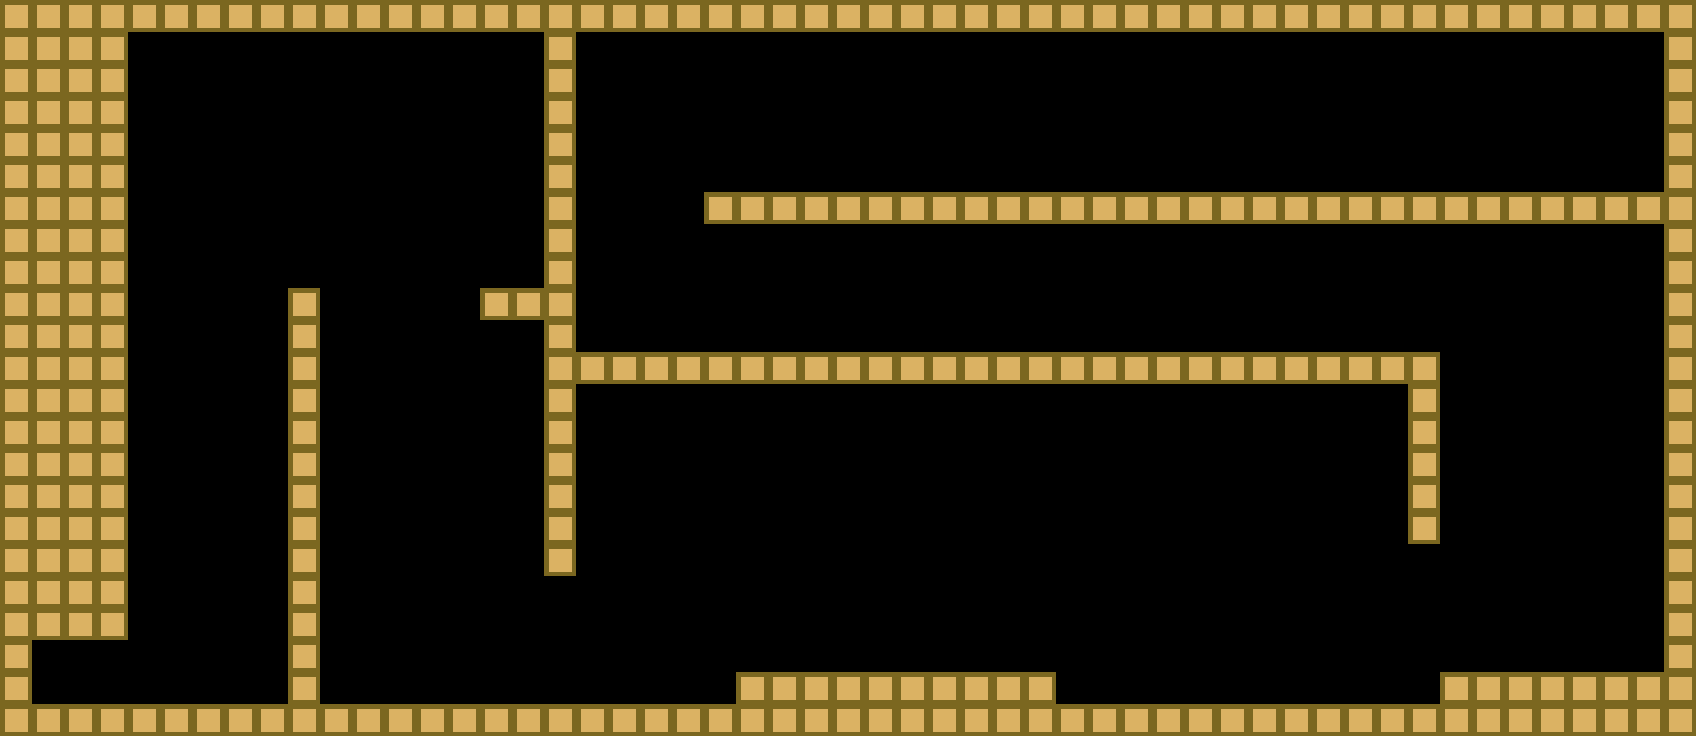

The image is a tile-based game level rendered from a .tmx file. Its description and complete source (layers, tilesets, objects, tile grids) follow:
An orthogonal 53x23 tile map with 32x32 px tiles, 1 tile layer (Tile Layer 1).

<map version="1.2" tiledversion="1.2.4" orientation="orthogonal" renderorder="right-down" width="53" height="23" tilewidth="32" tileheight="32" infinite="0" nextlayerid="2" nextobjectid="1">
 <tileset firstgid="1" name="tiles2" tilewidth="32" tileheight="32" tilecount="13" columns="1">
  <image source="tiles2.png" width="32" height="416" />
 </tileset>
 <layer id="1" name="Tile Layer 1" width="53" height="23">
  <data encoding="csv">
6,6,6,6,6,6,6,6,6,6,6,6,6,6,6,6,6,6,6,6,6,6,6,6,6,6,6,6,6,6,6,6,6,6,6,6,6,6,6,6,6,6,6,6,6,6,6,6,6,6,6,6,6,
6,6,6,6,0,0,0,0,0,0,0,0,0,0,0,0,0,6,0,0,0,0,0,0,0,0,0,0,0,0,0,0,0,0,0,0,0,0,0,0,0,0,0,0,0,0,0,0,0,0,0,0,6,
6,6,6,6,0,0,0,0,0,0,0,0,0,0,0,0,0,6,0,0,0,0,0,0,0,0,0,0,0,0,0,0,0,0,0,0,0,0,0,0,0,0,0,0,0,0,0,0,0,0,0,0,6,
6,6,6,6,0,0,0,0,0,0,0,0,0,0,0,0,0,6,0,0,0,0,0,0,0,0,0,0,0,0,0,0,0,0,0,0,0,0,0,0,0,0,0,0,0,0,0,0,0,0,0,0,6,
6,6,6,6,0,0,0,0,0,0,0,0,0,0,0,0,0,6,0,0,0,0,0,0,0,0,0,0,0,0,0,0,0,0,0,0,0,0,0,0,0,0,0,0,0,0,0,0,0,0,0,0,6,
6,6,6,6,0,0,0,0,0,0,0,0,0,0,0,0,0,6,0,0,0,0,0,0,0,0,0,0,0,0,0,0,0,0,0,0,0,0,0,0,0,0,0,0,0,0,0,0,0,0,0,0,6,
6,6,6,6,0,0,0,0,0,0,0,0,0,0,0,0,0,6,0,0,0,0,6,6,6,6,6,6,6,6,6,6,6,6,6,6,6,6,6,6,6,6,6,6,6,6,6,6,6,6,6,6,6,
6,6,6,6,0,0,0,0,0,0,0,0,0,0,0,0,0,6,0,0,0,0,0,0,0,0,0,0,0,0,0,0,0,0,0,0,0,0,0,0,0,0,0,0,0,0,0,0,0,0,0,0,6,
6,6,6,6,0,0,0,0,0,0,0,0,0,0,0,0,0,6,0,0,0,0,0,0,0,0,0,0,0,0,0,0,0,0,0,0,0,0,0,0,0,0,0,0,0,0,0,0,0,0,0,0,6,
6,6,6,6,0,0,0,0,0,6,0,0,0,0,0,6,6,6,0,0,0,0,0,0,0,0,0,0,0,0,0,0,0,0,0,0,0,0,0,0,0,0,0,0,0,0,0,0,0,0,0,0,6,
6,6,6,6,0,0,0,0,0,6,0,0,0,0,0,0,0,6,0,0,0,0,0,0,0,0,0,0,0,0,0,0,0,0,0,0,0,0,0,0,0,0,0,0,0,0,0,0,0,0,0,0,6,
6,6,6,6,0,0,0,0,0,6,0,0,0,0,0,0,0,6,6,6,6,6,6,6,6,6,6,6,6,6,6,6,6,6,6,6,6,6,6,6,6,6,6,6,6,0,0,0,0,0,0,0,6,
6,6,6,6,0,0,0,0,0,6,0,0,0,0,0,0,0,6,0,0,0,0,0,0,0,0,0,0,0,0,0,0,0,0,0,0,0,0,0,0,0,0,0,0,6,0,0,0,0,0,0,0,6,
6,6,6,6,0,0,0,0,0,6,0,0,0,0,0,0,0,6,0,0,0,0,0,0,0,0,0,0,0,0,0,0,0,0,0,0,0,0,0,0,0,0,0,0,6,0,0,0,0,0,0,0,6,
6,6,6,6,0,0,0,0,0,6,0,0,0,0,0,0,0,6,0,0,0,0,0,0,0,0,0,0,0,0,0,0,0,0,0,0,0,0,0,0,0,0,0,0,6,0,0,0,0,0,0,0,6,
6,6,6,6,0,0,0,0,0,6,0,0,0,0,0,0,0,6,0,0,0,0,0,0,0,0,0,0,0,0,0,0,0,0,0,0,0,0,0,0,0,0,0,0,6,0,0,0,0,0,0,0,6,
6,6,6,6,0,0,0,0,0,6,0,0,0,0,0,0,0,6,0,0,0,0,0,0,0,0,0,0,0,0,0,0,0,0,0,0,0,0,0,0,0,0,0,0,6,0,0,0,0,0,0,0,6,
6,6,6,6,0,0,0,0,0,6,0,0,0,0,0,0,0,6,0,0,0,0,0,0,0,0,0,0,0,0,0,0,0,0,0,0,0,0,0,0,0,0,0,0,0,0,0,0,0,0,0,0,6,
6,6,6,6,0,0,0,0,0,6,0,0,0,0,0,0,0,0,0,0,0,0,0,0,0,0,0,0,0,0,0,0,0,0,0,0,0,0,0,0,0,0,0,0,0,0,0,0,0,0,0,0,6,
6,6,6,6,0,0,0,0,0,6,0,0,0,0,0,0,0,0,0,0,0,0,0,0,0,0,0,0,0,0,0,0,0,0,0,0,0,0,0,0,0,0,0,0,0,0,0,0,0,0,0,0,6,
6,0,0,0,0,0,0,0,0,6,0,0,0,0,0,0,0,0,0,0,0,0,0,0,0,0,0,0,0,0,0,0,0,0,0,0,0,0,0,0,0,0,0,0,0,0,0,0,0,0,0,0,6,
6,0,0,0,0,0,0,0,0,6,0,0,0,0,0,0,0,0,0,0,0,0,0,6,6,6,6,6,6,6,6,6,6,0,0,0,0,0,0,0,0,0,0,0,0,6,6,6,6,6,6,6,6,
6,6,6,6,6,6,6,6,6,6,6,6,6,6,6,6,6,6,6,6,6,6,6,6,6,6,6,6,6,6,6,6,6,6,6,6,6,6,6,6,6,6,6,6,6,6,6,6,6,6,6,6,6
</data>
 </layer>
</map>
